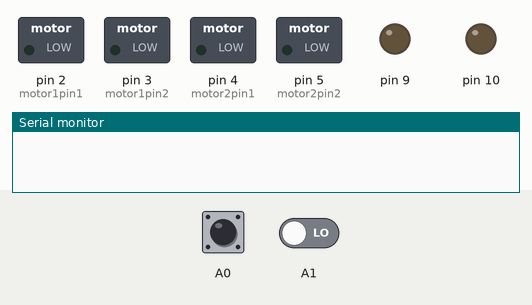
Simulated run of this sketch. Board: Arduino Uno, built with avr-gcc and run on an emulated ATmega328P. On the bench: switched loads named in the sketch (green lamp = pin HIGH), output pins drawn as LEDs (lit = HIGH), the last lines printed to the serial monitor. The test bench sets the inputs (shaded band); at power-on: A0 LOW, A1 LOW.

Above: at 1.2 s.
1.3 s: A0 pulsed HIGH 5 times (0.12 s each, 0.3 s apart)
At 4.2 s:
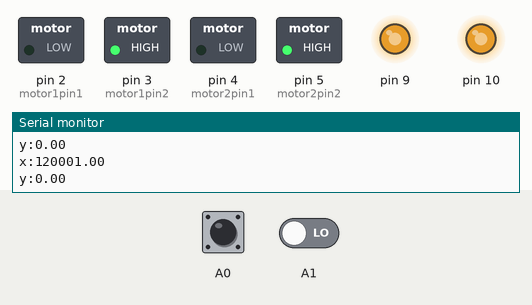
At 6.4 s:
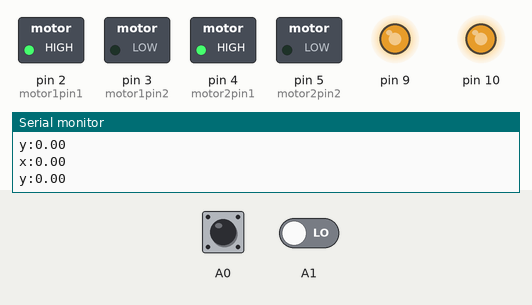
Timing chart, 0 to 7.9 s (numbered marks = the images above; inputs shaded):
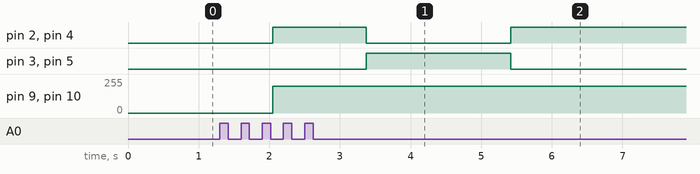

Measured:
- after the input at 1.3 s, pin 3 (motor1pin2), pin 5 (motor2pin2): LOW → HIGH after 2.1 s, → LOW 2.1 s later

The sketch:

remote_control_car.ino
```cpp
float x_joystick;
float y_joystick;

// Motor Pins:
int motor1pin1 = 2;
int motor1pin2 = 3;

int motor2pin1 = 4;
int motor2pin2 = 5;

void setup() {
  Serial.begin(9600);
  // setup code:
  pinMode(motor1pin1, OUTPUT);
  pinMode(motor1pin2, OUTPUT);
  pinMode(motor2pin1,   OUTPUT);
  pinMode(motor2pin2, OUTPUT);
}


void loop() {
  // input from controller:
  x_joystick = pulseIn(A0, HIGH);
  y_joystick = pulseIn(A1, HIGH);
  // print coordinates
  Serial.print("x:");
  Serial.println(x_joystick);
  Serial.print("y:");
  Serial.println(y_joystick);

  delay(50);

  //Controlling speed (0  = off and 255 = max speed):
  analogWrite(9, 200); //ENA   pin (sets speed for front motors)
  analogWrite(10, 200); //ENB pin (sets speed for back motors)
  // Go forward
 if (x_joystick > 1900 ){
   digitalWrite(motor1pin1,   LOW); // front
   digitalWrite(motor1pin2, HIGH);
   digitalWrite(motor2pin1,   LOW);
   digitalWrite(motor2pin2, HIGH);
 }
   // Go Backwards
  else if (x_joystick < 100){
   digitalWrite(motor1pin1,   HIGH); //back
   digitalWrite(motor1pin2, LOW);
   digitalWrite(motor2pin1,   HIGH);
   digitalWrite(motor2pin2, LOW);
 }
  // Turn Right
 else if (y_joystick < 100){
   analogWrite(9, 10); //ENA   pin
   analogWrite(10, 10); //ENB pin
   digitalWrite(motor1pin1,   LOW);
   digitalWrite(motor1pin2, HIGH);
   digitalWrite(motor2pin1,   HIGH);
   digitalWrite(motor2pin2, LOW);
 }
  // Turn Left
 else if (y_joystick > 1800){
   analogWrite(9, 10); //ENA   pin
   analogWrite(10, 10); //ENB pin
   digitalWrite(motor1pin1,   HIGH);
   digitalWrite(motor1pin2, LOW);
   digitalWrite(motor2pin1,   LOW);
   digitalWrite(motor2pin2, HIGH);
 }
   // Stop if joystick is not being moved
 else if (x_joystick >= 100 || x_joystick < 1900 && y_joystick >= 100 || y_joystick < 1900) {
   digitalWrite(motor1pin1,   LOW);
   digitalWrite(motor1pin2, LOW);
   digitalWrite(motor2pin1,   LOW);
   digitalWrite(motor2pin2, LOW);
 }


}
```
